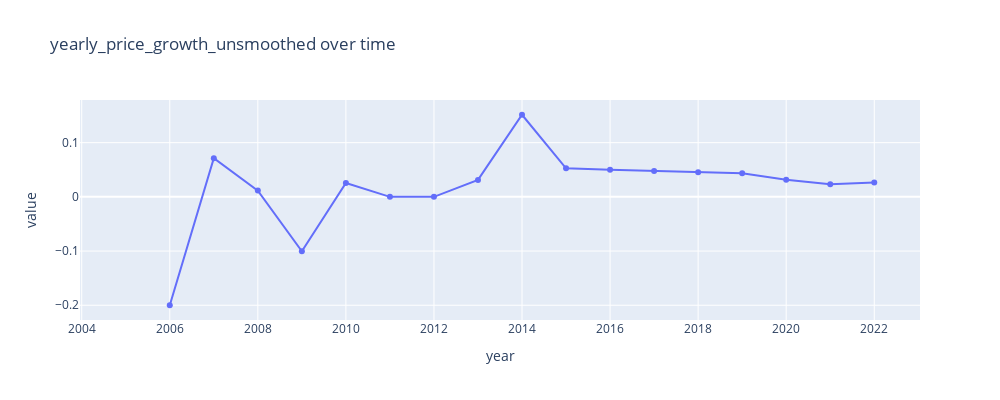
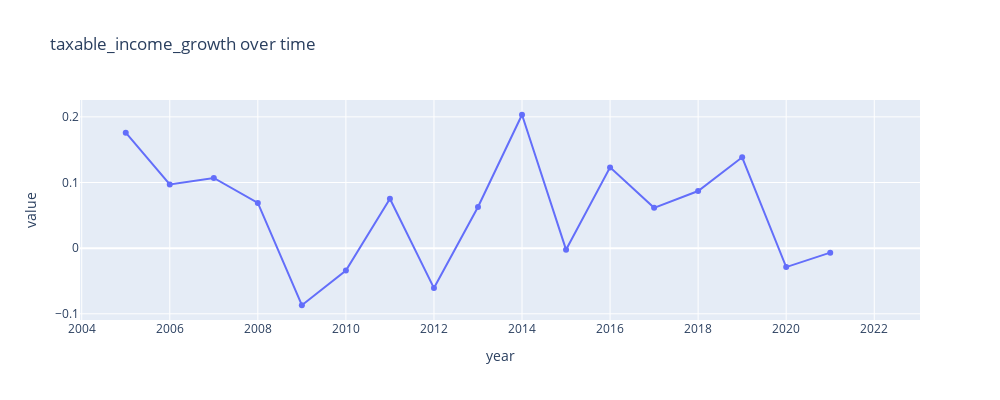
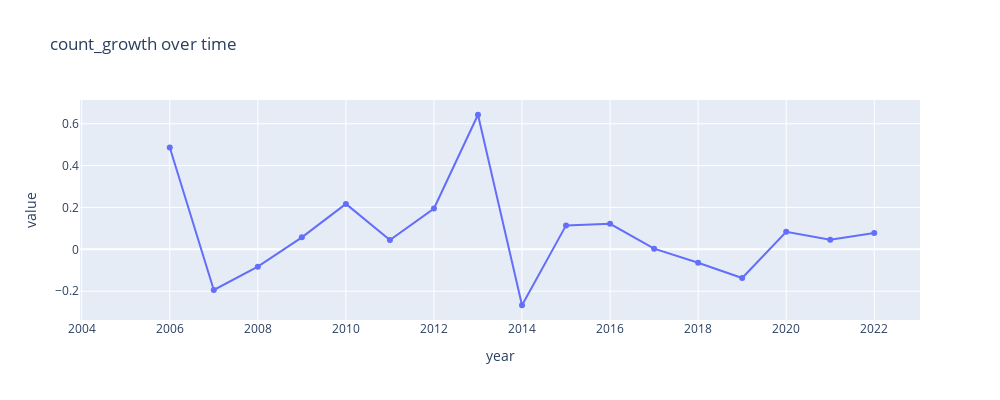

The cell these charts' notebook holds for them, in order:
### Code cell
growth_variables = [
    # "yearly_price_growth_unsmoothed",
    # "yearly_price_growth_smoothed",
    "taxable_income_growth",
    "total_tax_growth",
    "net_migration_ratio",
    "new_dwellings_ratio",
    "taxpayer_count_growth",
    "count_growth"
]

variables_to_compare = [
    "yearly_price_growth_unsmoothed",
    # "yearly_price_growth_smoothed",
    "taxable_income_growth",
    "count_growth"
]

for variable in variables_to_compare:
    plot_time_series(
        area_df,
        variable,
        group_by_columns,
        granularity_columns,
        f"{variable} over time",
        width=1000,
        height=400,
        showlegend=False,
        # visible="legendonly",
        # highlight=True,
        # highlight_range=(2020, 2022)
    )

### Figure 1 — Plotly figure (JSON) as saved in the notebook; plotly's stock layout.template omitted (floating-point values rounded to 4 significant figures)
{"data": [{"hovertemplate": "variable=('Tokyo-to Chiyoda-ku', 13101)<br>year=%{x}<br>value=%{y}<extra></extra>", "legendgroup": "('Tokyo-to Chiyoda-ku', 13101)", "line": {"color": "#636efa", "dash": "solid"}, "marker": {"symbol": "circle"}, "mode": "lines+markers", "name": "('Tokyo-to Chiyoda-ku', 13101)", "orientation": "v", "showlegend": true, "type": "scatter", "x": [2005, 2006, 2007, 2008, 2009, 2010, 2011, 2012, 2013, 2014, 2015, 2016, 2017, 2018, 2019, 2020, 2021, 2022], "xaxis": "x", "y": [null, -0.2, 0.07143, 0.01154, -0.1004, 0.02564, 0, 0, 0.03125, 0.1515, 0.05263, 0.05, 0.04762, 0.04545, 0.04348, 0.03175, 0.02308, 0.02632], "yaxis": "y"}], "layout": {"autosize": false, "height": 400, "hovermode": "closest", "legend": {"title": {"text": "variable"}, "tracegroupgap": 0}, "showlegend": false, "title": {"text": "yearly_price_growth_unsmoothed over time"}, "width": 1000, "xaxis": {"anchor": "y", "domain": [0, 1], "title": {"text": "year"}}, "yaxis": {"anchor": "x", "domain": [0, 1], "title": {"text": "value"}}}}

### Figure 2 — Plotly figure (JSON) as saved in the notebook; plotly's stock layout.template omitted (floating-point values rounded to 4 significant figures)
{"data": [{"hovertemplate": "variable=('Tokyo-to Chiyoda-ku', 13101)<br>year=%{x}<br>value=%{y}<extra></extra>", "legendgroup": "('Tokyo-to Chiyoda-ku', 13101)", "line": {"color": "#636efa", "dash": "solid"}, "marker": {"symbol": "circle"}, "mode": "lines+markers", "name": "('Tokyo-to Chiyoda-ku', 13101)", "orientation": "v", "showlegend": true, "type": "scatter", "x": [2005, 2006, 2007, 2008, 2009, 2010, 2011, 2012, 2013, 2014, 2015, 2016, 2017, 2018, 2019, 2020, 2021, 2022], "xaxis": "x", "y": [0.1759, 0.09699, 0.1069, 0.06898, -0.08697, -0.03409, 0.07531, -0.06084, 0.06268, 0.2032, -0.002293, 0.123, 0.06141, 0.08699, 0.1384, -0.02884, -0.006847, null], "yaxis": "y"}], "layout": {"autosize": false, "height": 400, "hovermode": "closest", "legend": {"title": {"text": "variable"}, "tracegroupgap": 0}, "showlegend": false, "title": {"text": "taxable_income_growth over time"}, "width": 1000, "xaxis": {"anchor": "y", "domain": [0, 1], "title": {"text": "year"}}, "yaxis": {"anchor": "x", "domain": [0, 1], "title": {"text": "value"}}}}

### Figure 3 — Plotly figure (JSON) as saved in the notebook; plotly's stock layout.template omitted (floating-point values rounded to 4 significant figures)
{"data": [{"hovertemplate": "variable=('Tokyo-to Chiyoda-ku', 13101)<br>year=%{x}<br>value=%{y}<extra></extra>", "legendgroup": "('Tokyo-to Chiyoda-ku', 13101)", "line": {"color": "#636efa", "dash": "solid"}, "marker": {"symbol": "circle"}, "mode": "lines+markers", "name": "('Tokyo-to Chiyoda-ku', 13101)", "orientation": "v", "showlegend": true, "type": "scatter", "x": [2005, 2006, 2007, 2008, 2009, 2010, 2011, 2012, 2013, 2014, 2015, 2016, 2017, 2018, 2019, 2020, 2021, 2022], "xaxis": "x", "y": [null, 0.4865, -0.1939, -0.08271, 0.05738, 0.2171, 0.04459, 0.1951, 0.6429, -0.2671, 0.1144, 0.1217, 0.00339, -0.06419, -0.1372, 0.08368, 0.04633, 0.07749], "yaxis": "y"}], "layout": {"autosize": false, "height": 400, "hovermode": "closest", "legend": {"title": {"text": "variable"}, "tracegroupgap": 0}, "showlegend": false, "title": {"text": "count_growth over time"}, "width": 1000, "xaxis": {"anchor": "y", "domain": [0, 1], "title": {"text": "year"}}, "yaxis": {"anchor": "x", "domain": [0, 1], "title": {"text": "value"}}}}
